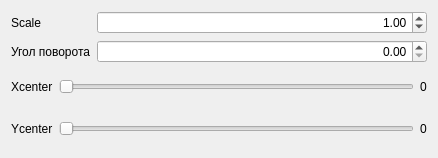
<?xml version="1.0" encoding="UTF-8"?>
<ui version="4.0">
 <class>RotateUI</class>
 <widget class="QWidget" name="RotateUI">
  <property name="geometry">
   <rect>
    <x>0</x>
    <y>0</y>
    <width>438</width>
    <height>158</height>
   </rect>
  </property>
  <property name="windowTitle">
   <string>Form</string>
  </property>
  <layout class="QVBoxLayout" name="verticalLayout">
   <item>
    <layout class="QFormLayout" name="formLayout">
     <item row="0" column="0">
      <widget class="QLabel" name="label">
       <property name="text">
        <string>Scale</string>
       </property>
      </widget>
     </item>
     <item row="0" column="1">
      <widget class="QDoubleSpinBox" name="scaleSpinBox">
       <property name="alignment">
        <set>Qt::AlignRight|Qt::AlignTrailing|Qt::AlignVCenter</set>
       </property>
       <property name="minimum">
        <double>0.100000000000000</double>
       </property>
       <property name="maximum">
        <double>9.990000000000000</double>
       </property>
       <property name="singleStep">
        <double>0.100000000000000</double>
       </property>
       <property name="value">
        <double>1.000000000000000</double>
       </property>
      </widget>
     </item>
     <item row="1" column="0">
      <widget class="QLabel" name="label_2">
       <property name="text">
        <string>Угол поворота</string>
       </property>
      </widget>
     </item>
     <item row="1" column="1">
      <widget class="QDoubleSpinBox" name="angleSpinBox">
       <property name="alignment">
        <set>Qt::AlignRight|Qt::AlignTrailing|Qt::AlignVCenter</set>
       </property>
       <property name="maximum">
        <double>359.990000000000009</double>
       </property>
       <property name="singleStep">
        <double>0.100000000000000</double>
       </property>
      </widget>
     </item>
    </layout>
   </item>
   <item>
    <layout class="QHBoxLayout" name="horizontalLayout">
     <item>
      <widget class="QLabel" name="label_3">
       <property name="text">
        <string>Xcenter</string>
       </property>
      </widget>
     </item>
     <item>
      <widget class="QSlider" name="xCenterSlider">
       <property name="orientation">
        <enum>Qt::Horizontal</enum>
       </property>
      </widget>
     </item>
     <item>
      <widget class="QLabel" name="xCenter">
       <property name="text">
        <string>0</string>
       </property>
      </widget>
     </item>
    </layout>
   </item>
   <item>
    <layout class="QHBoxLayout" name="horizontalLayout_2">
     <item>
      <widget class="QLabel" name="label_4">
       <property name="text">
        <string>Ycenter</string>
       </property>
      </widget>
     </item>
     <item>
      <widget class="QSlider" name="yCenterSlider">
       <property name="orientation">
        <enum>Qt::Horizontal</enum>
       </property>
      </widget>
     </item>
     <item>
      <widget class="QLabel" name="yCenter">
       <property name="text">
        <string>0</string>
       </property>
      </widget>
     </item>
    </layout>
   </item>
  </layout>
 </widget>
 <resources/>
 <connections/>
</ui>
